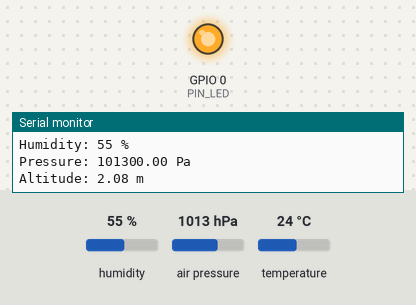
This program was run on a simulated ESP8266 (NodeMCU). Parts: output pins drawn as LEDs (lit = HIGH), the last lines printed to the serial monitor. Inputs (shaded band) come from the test bench; at power-on: humidity 55 %, air pressure 1013 hPa, temperature 24 °C.

Above: at 6.0 s.
At 16.0 s:
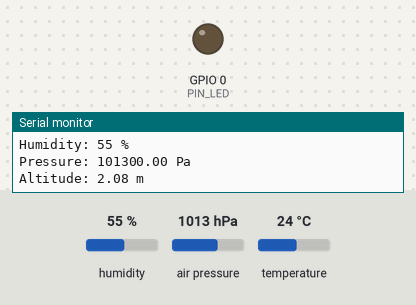
Timing chart, 0 to 27.0 s (numbered marks = the images above):
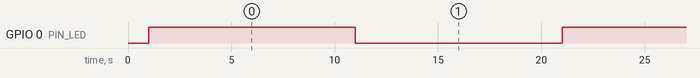

The program:

main.cpp
```cpp
#include <Arduino.h>

#include <ESP8266WiFi.h>       // Librería de conexión WiFi del módulo ESP8266
#include <ThingerESP8266.h>    // Librería de la plataforma thinger.io

#include "Seeed_BME280.h"      // Librería para el sensor BME280
#include <Wire.h>              // Para usar el I2C

// Parámetros de la conexión con thinger.io
#define usuario "*******************************"
#define device_Id "*******************************"
#define device_credentials "*******************************"

ThingerESP8266 thing(usuario, device_Id, device_credentials);

// Parámetros de conexión WiFi
const char WiFi_ssid[]="*******************************";            // Nombre de red WiFi
const char WiFi_password[]="*******************************";  // Password de red WiFi

// Led indicador de funcionamiento
#define PIN_LED 0

// Declaración de variables
BME280 bme280;
float presion;
float presionhPa;
float temperatura;
float altitud;
int humedad;

// Variable de tiempo
unsigned long currentMillis;
unsigned long previousMillis = 0;
unsigned long interval = 0;
int Var_inter_medir;

// Función para leer los datos del sensor
void Leer_bme280(){

  // Obtener y mostrar la temperatura
  Serial.print("Temp: ");
  Serial.print(temperatura = bme280.getTemperature());
  Serial.println(" ºC");

  // Obtener y mostrar la humedad
  Serial.print("Humidity: ");
  Serial.print(humedad = bme280.getHumidity());
  Serial.println(" %");

  // Obtener y mostrar la presión
  Serial.print("Pressure: ");
  Serial.print(presion = bme280.getPressure());
  Serial.println(" Pa");

  // Obtener y mostar la altitud
  Serial.print("Altitude: ");
  Serial.print(altitud = bme280.calcAltitude(presion));
  Serial.println(" m");
}

void setup() {
    // Abrimos la comunicación serie y espero a que el puerto se abra:
    delay(1000);
    Serial.begin(9600);

    if(!bme280.init()){
      Serial.println("Error en el dispositivo!");
    }

    // Salida
    pinMode(PIN_LED, OUTPUT);
    // Estado iniciale
    digitalWrite(PIN_LED, LOW);

    // Inicialización de la WiFi para comunicarse con la API
    thing.add_wifi(WiFi_ssid, WiFi_password);
    Serial.println(" ");
    Serial.println("Modo normal de funcionamiento");

    //Leer_bme280();
    // ----------------------------------------
    // Creamos los recursos DE SALIDA para la API
    // ----------------------------------------
    thing["bme280"] >> [](pson & out) {
      out["bme280_temperatura"] = temperatura;
      out["bme280_humedad"] = humedad;
      out["bme280_presion"] = presion/100;   // En hectopascales
      out["bme280_altitud"] = altitud;
    };

    Var_inter_medir= 10;

}

void loop() {

  thing.handle();

  //Leer los datos del sensor cada Var_inter_medir, en este caso cada 10 segundos
  currentMillis = millis();
  if(currentMillis - previousMillis > interval) {
    previousMillis = currentMillis;
    interval=Var_inter_medir*1000;
    digitalWrite(PIN_LED, !digitalRead(PIN_LED));
    Leer_bme280();
    thing.stream(thing["bme280"]);
  }


}
```

Measured:
- by itself, GPIO 0 (PIN_LED): alternates HIGH for 10.0 s and LOW for 10.0 s
